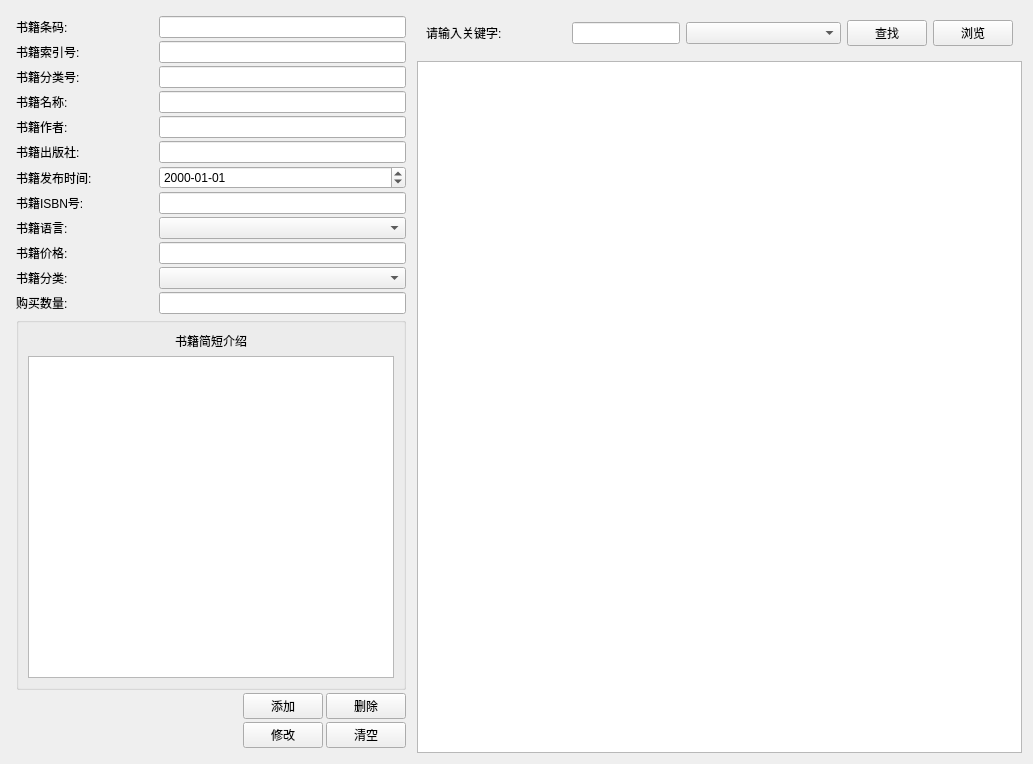
<?xml version="1.0" encoding="UTF-8"?>
<ui version="4.0">
 <class>AdminBook</class>
 <widget class="QWidget" name="AdminBook">
  <property name="geometry">
   <rect>
    <x>0</x>
    <y>0</y>
    <width>1033</width>
    <height>764</height>
   </rect>
  </property>
  <property name="windowTitle">
   <string>Form</string>
  </property>
  <layout class="QGridLayout" name="gridLayout_20">
   <item row="0" column="0" rowspan="2">
    <widget class="QWidget" name="widget" native="true">
     <property name="maximumSize">
      <size>
       <width>400</width>
       <height>16777215</height>
      </size>
     </property>
     <layout class="QGridLayout" name="gridLayout_19">
      <property name="leftMargin">
       <number>5</number>
      </property>
      <property name="topMargin">
       <number>5</number>
      </property>
      <property name="rightMargin">
       <number>5</number>
      </property>
      <property name="bottomMargin">
       <number>5</number>
      </property>
      <property name="spacing">
       <number>3</number>
      </property>
      <item row="12" column="0">
       <widget class="QGroupBox" name="groupBox">
        <property name="title">
         <string/>
        </property>
        <layout class="QGridLayout" name="gridLayout_18">
         <item row="1" column="0">
          <widget class="QTextEdit" name="te_bookDesc"/>
         </item>
         <item row="0" column="0">
          <widget class="QLabel" name="label_6">
           <property name="text">
            <string>书籍简短介绍</string>
           </property>
           <property name="alignment">
            <set>Qt::AlignCenter</set>
           </property>
          </widget>
         </item>
        </layout>
       </widget>
      </item>
      <item row="11" column="0">
       <layout class="QGridLayout" name="gridLayout_17">
        <item row="0" column="0">
         <widget class="QLabel" name="label_14">
          <property name="minimumSize">
           <size>
            <width>140</width>
            <height>0</height>
           </size>
          </property>
          <property name="maximumSize">
           <size>
            <width>140</width>
            <height>16777215</height>
           </size>
          </property>
          <property name="text">
           <string>购买数量:</string>
          </property>
         </widget>
        </item>
        <item row="0" column="1">
         <widget class="QLineEdit" name="le_totalSize">
          <property name="sizePolicy">
           <sizepolicy hsizetype="Preferred" vsizetype="Fixed">
            <horstretch>0</horstretch>
            <verstretch>0</verstretch>
           </sizepolicy>
          </property>
         </widget>
        </item>
       </layout>
      </item>
      <item row="4" column="0">
       <layout class="QGridLayout" name="gridLayout_7">
        <item row="0" column="0">
         <widget class="QLabel" name="label_7">
          <property name="minimumSize">
           <size>
            <width>140</width>
            <height>0</height>
           </size>
          </property>
          <property name="maximumSize">
           <size>
            <width>140</width>
            <height>16777215</height>
           </size>
          </property>
          <property name="text">
           <string>书籍作者:</string>
          </property>
         </widget>
        </item>
        <item row="0" column="1">
         <widget class="QLineEdit" name="le_bookAuth">
          <property name="sizePolicy">
           <sizepolicy hsizetype="Preferred" vsizetype="Fixed">
            <horstretch>0</horstretch>
            <verstretch>0</verstretch>
           </sizepolicy>
          </property>
         </widget>
        </item>
       </layout>
      </item>
      <item row="2" column="0">
       <layout class="QGridLayout" name="gridLayout_16">
        <item row="0" column="0">
         <widget class="QLabel" name="label_13">
          <property name="minimumSize">
           <size>
            <width>140</width>
            <height>0</height>
           </size>
          </property>
          <property name="maximumSize">
           <size>
            <width>140</width>
            <height>16777215</height>
           </size>
          </property>
          <property name="text">
           <string>书籍分类号:</string>
          </property>
         </widget>
        </item>
        <item row="0" column="1">
         <widget class="QLineEdit" name="le_bookClassID">
          <property name="sizePolicy">
           <sizepolicy hsizetype="Preferred" vsizetype="Fixed">
            <horstretch>0</horstretch>
            <verstretch>0</verstretch>
           </sizepolicy>
          </property>
         </widget>
        </item>
       </layout>
      </item>
      <item row="8" column="0">
       <layout class="QGridLayout" name="gridLayout_15">
        <item row="0" column="0">
         <widget class="QLabel" name="label_12">
          <property name="minimumSize">
           <size>
            <width>140</width>
            <height>0</height>
           </size>
          </property>
          <property name="maximumSize">
           <size>
            <width>140</width>
            <height>16777215</height>
           </size>
          </property>
          <property name="text">
           <string>书籍语言:</string>
          </property>
         </widget>
        </item>
        <item row="0" column="1">
         <widget class="QComboBox" name="comb_bookLanguage">
          <property name="sizePolicy">
           <sizepolicy hsizetype="Preferred" vsizetype="Fixed">
            <horstretch>0</horstretch>
            <verstretch>0</verstretch>
           </sizepolicy>
          </property>
         </widget>
        </item>
       </layout>
      </item>
      <item row="5" column="0">
       <layout class="QGridLayout" name="gridLayout_11">
        <item row="0" column="0">
         <widget class="QLabel" name="label_10">
          <property name="minimumSize">
           <size>
            <width>140</width>
            <height>0</height>
           </size>
          </property>
          <property name="maximumSize">
           <size>
            <width>140</width>
            <height>16777215</height>
           </size>
          </property>
          <property name="text">
           <string>书籍出版社:</string>
          </property>
         </widget>
        </item>
        <item row="0" column="1">
         <widget class="QLineEdit" name="le_bookPublish">
          <property name="sizePolicy">
           <sizepolicy hsizetype="Preferred" vsizetype="Fixed">
            <horstretch>0</horstretch>
            <verstretch>0</verstretch>
           </sizepolicy>
          </property>
         </widget>
        </item>
       </layout>
      </item>
      <item row="6" column="0">
       <layout class="QGridLayout" name="gridLayout_8">
        <item row="0" column="0">
         <widget class="QLabel" name="label_11">
          <property name="minimumSize">
           <size>
            <width>140</width>
            <height>0</height>
           </size>
          </property>
          <property name="maximumSize">
           <size>
            <width>140</width>
            <height>16777215</height>
           </size>
          </property>
          <property name="text">
           <string>书籍发布时间:</string>
          </property>
         </widget>
        </item>
        <item row="0" column="1">
         <widget class="QDateEdit" name="le_bookPushDate">
          <property name="displayFormat">
           <string>yyyy-MM-dd</string>
          </property>
         </widget>
        </item>
       </layout>
      </item>
      <item row="14" column="0">
       <layout class="QGridLayout" name="gridLayout_12">
        <item row="0" column="1">
         <widget class="QPushButton" name="pb_ResetBookInfo">
          <property name="text">
           <string>修改</string>
          </property>
         </widget>
        </item>
        <item row="0" column="2">
         <widget class="QPushButton" name="pb_ClearBookInfo">
          <property name="text">
           <string>清空</string>
          </property>
         </widget>
        </item>
        <item row="0" column="0">
         <spacer name="horizontalSpacer_2">
          <property name="orientation">
           <enum>Qt::Horizontal</enum>
          </property>
          <property name="sizeHint" stdset="0">
           <size>
            <width>40</width>
            <height>20</height>
           </size>
          </property>
         </spacer>
        </item>
       </layout>
      </item>
      <item row="1" column="0">
       <layout class="QGridLayout" name="gridLayout_2">
        <item row="0" column="0">
         <widget class="QLabel" name="label_2">
          <property name="minimumSize">
           <size>
            <width>140</width>
            <height>0</height>
           </size>
          </property>
          <property name="maximumSize">
           <size>
            <width>140</width>
            <height>16777215</height>
           </size>
          </property>
          <property name="text">
           <string>书籍索引号:</string>
          </property>
         </widget>
        </item>
        <item row="0" column="1">
         <widget class="QLineEdit" name="le_bookIndex">
          <property name="sizePolicy">
           <sizepolicy hsizetype="Preferred" vsizetype="Fixed">
            <horstretch>0</horstretch>
            <verstretch>0</verstretch>
           </sizepolicy>
          </property>
         </widget>
        </item>
       </layout>
      </item>
      <item row="13" column="0">
       <layout class="QGridLayout" name="gridLayout_10">
        <item row="0" column="1">
         <widget class="QPushButton" name="pb_AddBookInfo">
          <property name="text">
           <string>添加</string>
          </property>
         </widget>
        </item>
        <item row="0" column="2">
         <widget class="QPushButton" name="pb_DelBookInfo">
          <property name="text">
           <string>删除</string>
          </property>
         </widget>
        </item>
        <item row="0" column="0">
         <spacer name="horizontalSpacer">
          <property name="orientation">
           <enum>Qt::Horizontal</enum>
          </property>
          <property name="sizeHint" stdset="0">
           <size>
            <width>40</width>
            <height>20</height>
           </size>
          </property>
         </spacer>
        </item>
       </layout>
      </item>
      <item row="3" column="0">
       <layout class="QGridLayout" name="gridLayout_3">
        <item row="0" column="0">
         <widget class="QLabel" name="label_3">
          <property name="minimumSize">
           <size>
            <width>140</width>
            <height>0</height>
           </size>
          </property>
          <property name="maximumSize">
           <size>
            <width>140</width>
            <height>16777215</height>
           </size>
          </property>
          <property name="text">
           <string>书籍名称:</string>
          </property>
         </widget>
        </item>
        <item row="0" column="1">
         <widget class="QLineEdit" name="le_bookName">
          <property name="sizePolicy">
           <sizepolicy hsizetype="Preferred" vsizetype="Fixed">
            <horstretch>0</horstretch>
            <verstretch>0</verstretch>
           </sizepolicy>
          </property>
         </widget>
        </item>
       </layout>
      </item>
      <item row="7" column="0">
       <layout class="QGridLayout" name="gridLayout_4">
        <item row="0" column="0">
         <widget class="QLabel" name="label_4">
          <property name="minimumSize">
           <size>
            <width>140</width>
            <height>0</height>
           </size>
          </property>
          <property name="maximumSize">
           <size>
            <width>140</width>
            <height>16777215</height>
           </size>
          </property>
          <property name="text">
           <string>书籍ISBN号:</string>
          </property>
         </widget>
        </item>
        <item row="0" column="1">
         <widget class="QLineEdit" name="le_bookISBN">
          <property name="sizePolicy">
           <sizepolicy hsizetype="Preferred" vsizetype="Fixed">
            <horstretch>0</horstretch>
            <verstretch>0</verstretch>
           </sizepolicy>
          </property>
         </widget>
        </item>
       </layout>
      </item>
      <item row="0" column="0">
       <layout class="QGridLayout" name="gridLayout">
        <item row="0" column="0">
         <widget class="QLabel" name="label">
          <property name="minimumSize">
           <size>
            <width>140</width>
            <height>0</height>
           </size>
          </property>
          <property name="maximumSize">
           <size>
            <width>140</width>
            <height>16777215</height>
           </size>
          </property>
          <property name="text">
           <string>书籍条码:</string>
          </property>
         </widget>
        </item>
        <item row="0" column="1">
         <widget class="QLineEdit" name="le_bookID">
          <property name="sizePolicy">
           <sizepolicy hsizetype="Preferred" vsizetype="Fixed">
            <horstretch>0</horstretch>
            <verstretch>0</verstretch>
           </sizepolicy>
          </property>
         </widget>
        </item>
       </layout>
      </item>
      <item row="10" column="0">
       <layout class="QGridLayout" name="gridLayout_9">
        <item row="0" column="0">
         <widget class="QLabel" name="label_8">
          <property name="minimumSize">
           <size>
            <width>140</width>
            <height>0</height>
           </size>
          </property>
          <property name="maximumSize">
           <size>
            <width>140</width>
            <height>16777215</height>
           </size>
          </property>
          <property name="text">
           <string>书籍分类:</string>
          </property>
         </widget>
        </item>
        <item row="0" column="1">
         <widget class="QComboBox" name="comb_bookType">
          <property name="sizePolicy">
           <sizepolicy hsizetype="Preferred" vsizetype="Fixed">
            <horstretch>0</horstretch>
            <verstretch>0</verstretch>
           </sizepolicy>
          </property>
         </widget>
        </item>
       </layout>
      </item>
      <item row="9" column="0">
       <layout class="QGridLayout" name="gridLayout_5">
        <item row="0" column="0">
         <widget class="QLabel" name="label_5">
          <property name="minimumSize">
           <size>
            <width>140</width>
            <height>0</height>
           </size>
          </property>
          <property name="maximumSize">
           <size>
            <width>140</width>
            <height>16777215</height>
           </size>
          </property>
          <property name="text">
           <string>书籍价格:</string>
          </property>
         </widget>
        </item>
        <item row="0" column="1">
         <widget class="QLineEdit" name="le_bookPrice">
          <property name="sizePolicy">
           <sizepolicy hsizetype="Preferred" vsizetype="Fixed">
            <horstretch>0</horstretch>
            <verstretch>0</verstretch>
           </sizepolicy>
          </property>
         </widget>
        </item>
       </layout>
      </item>
     </layout>
    </widget>
   </item>
   <item row="0" column="1">
    <widget class="QWidget" name="widget_2" native="true">
     <layout class="QGridLayout" name="gridLayout_6">
      <item row="0" column="0">
       <layout class="QGridLayout" name="gridLayout_13">
        <item row="0" column="0">
         <widget class="QLabel" name="label_9">
          <property name="minimumSize">
           <size>
            <width>140</width>
            <height>0</height>
           </size>
          </property>
          <property name="maximumSize">
           <size>
            <width>140</width>
            <height>16777215</height>
           </size>
          </property>
          <property name="text">
           <string>请输入关键字:</string>
          </property>
         </widget>
        </item>
        <item row="0" column="1">
         <widget class="QLineEdit" name="le_Key">
          <property name="sizePolicy">
           <sizepolicy hsizetype="Expanding" vsizetype="Fixed">
            <horstretch>0</horstretch>
            <verstretch>0</verstretch>
           </sizepolicy>
          </property>
         </widget>
        </item>
       </layout>
      </item>
      <item row="0" column="1">
       <widget class="QComboBox" name="cb_Cond">
        <property name="sizePolicy">
         <sizepolicy hsizetype="Expanding" vsizetype="Fixed">
          <horstretch>0</horstretch>
          <verstretch>0</verstretch>
         </sizepolicy>
        </property>
       </widget>
      </item>
      <item row="0" column="2">
       <layout class="QGridLayout" name="gridLayout_14">
        <item row="0" column="1">
         <widget class="QPushButton" name="pb_LookBookInfo">
          <property name="text">
           <string>浏览</string>
          </property>
         </widget>
        </item>
        <item row="0" column="0">
         <widget class="QPushButton" name="pb_SearchBookInfo">
          <property name="text">
           <string>查找</string>
          </property>
         </widget>
        </item>
       </layout>
      </item>
     </layout>
    </widget>
   </item>
   <item row="1" column="1">
    <widget class="QTableWidget" name="tw_BookInfo"/>
   </item>
  </layout>
 </widget>
 <resources/>
 <connections/>
</ui>
